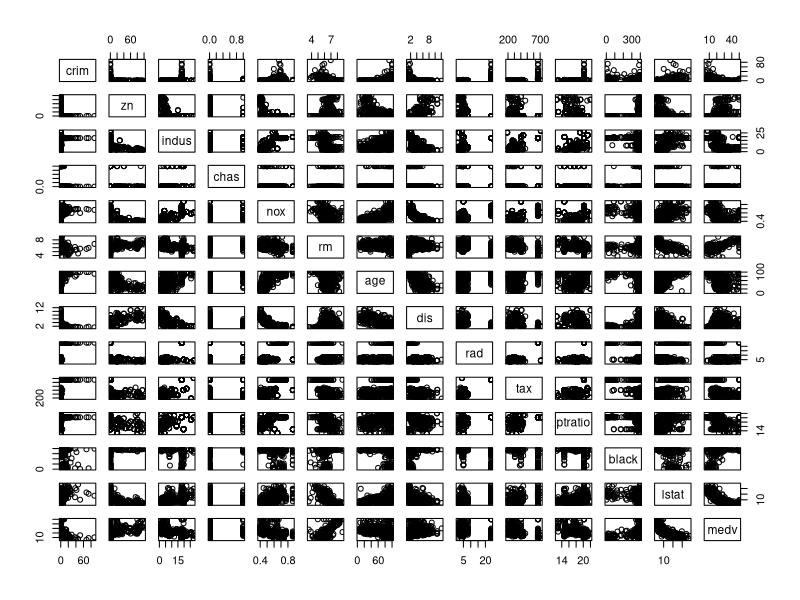
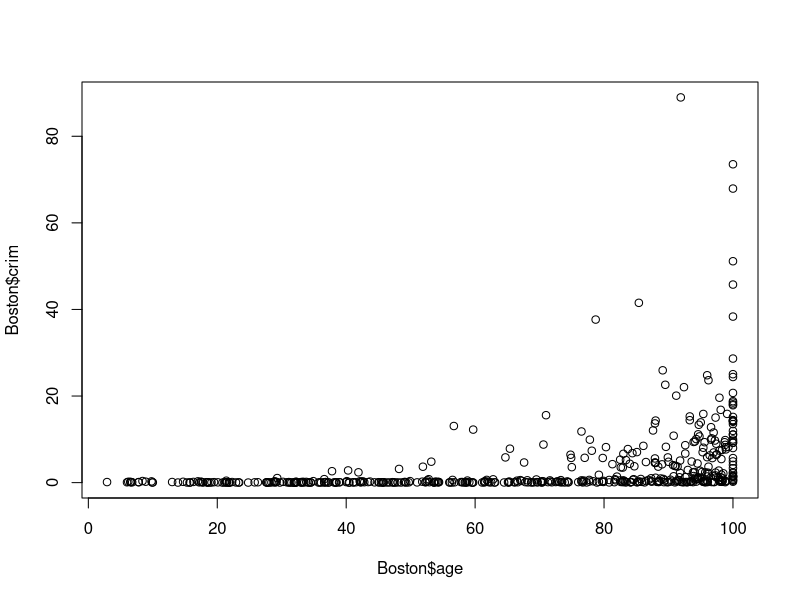
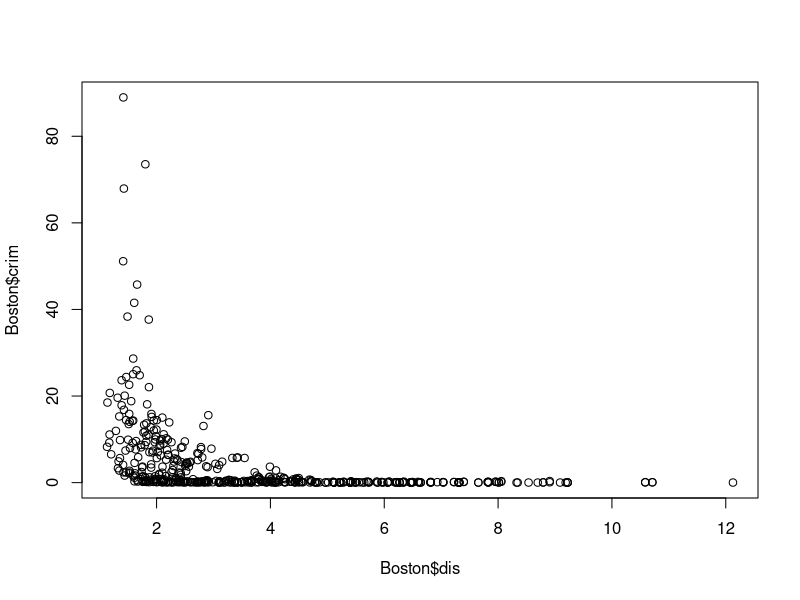
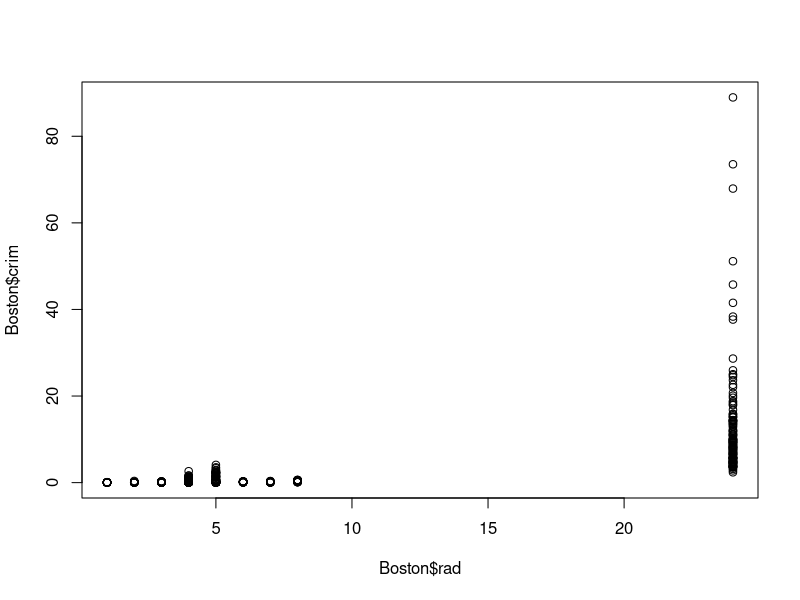
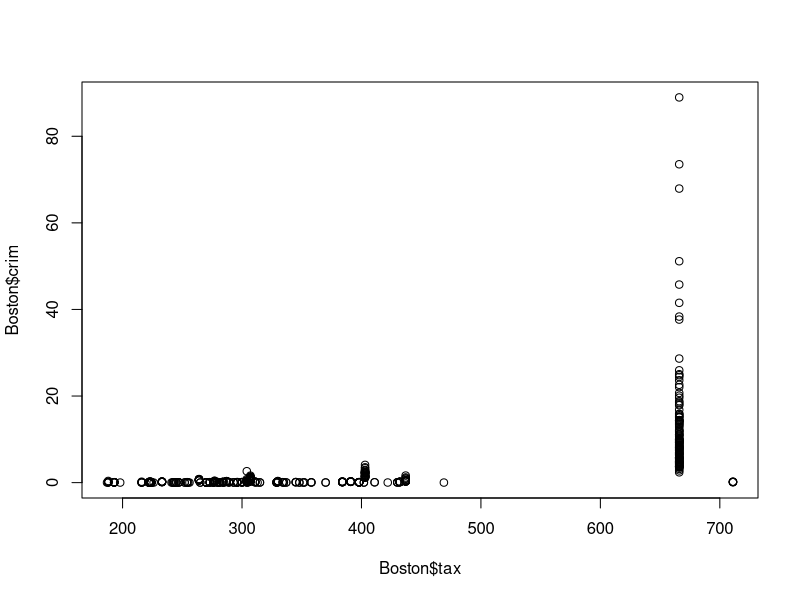
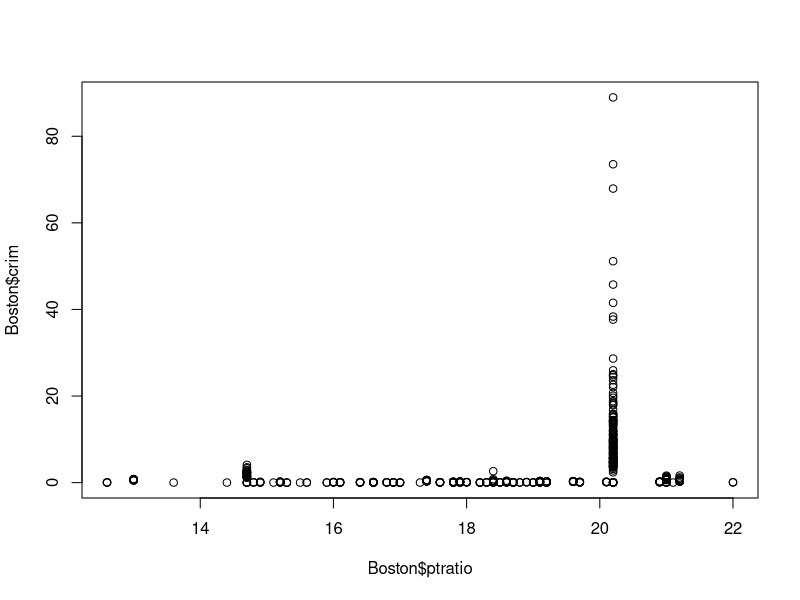
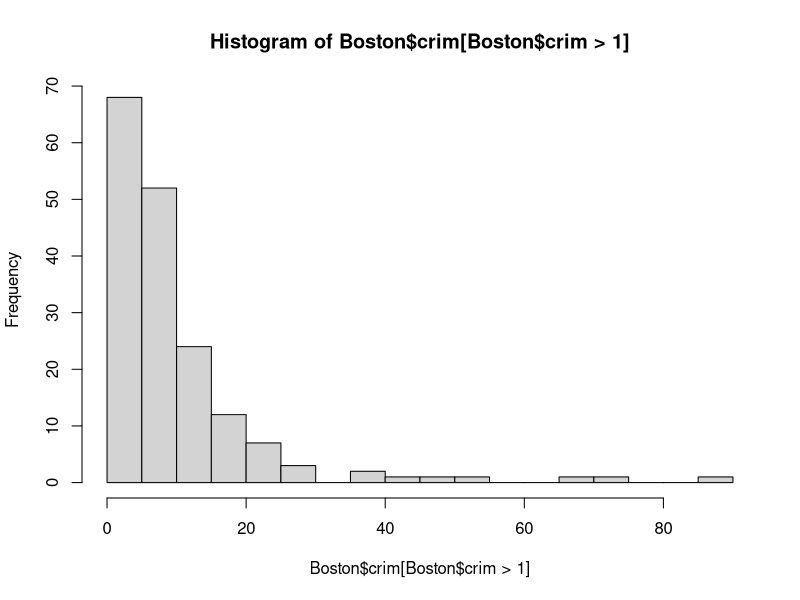
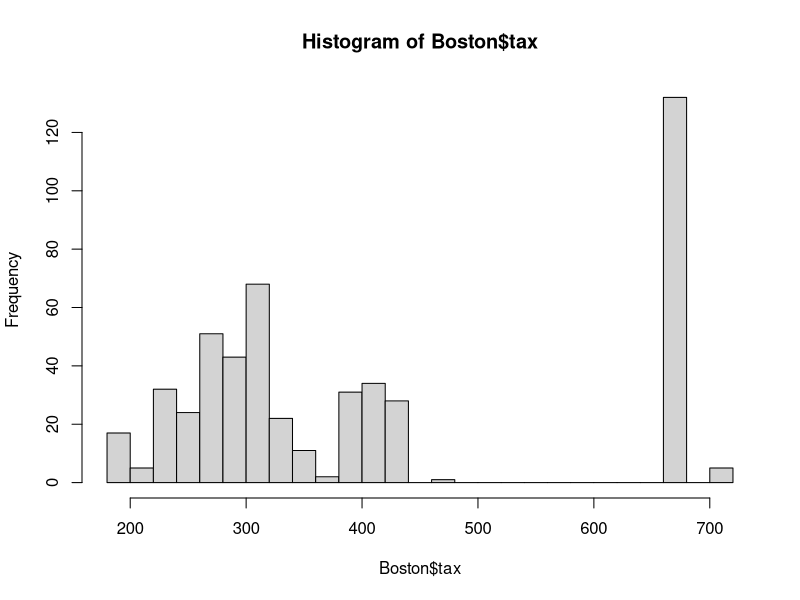

Generate these figures, in order, with R:
## ---- chunk 1
knitr::opts_chunk$set(echo = TRUE)
## ---- chunk 2
library(MASS)
Boston
?Boston
## ---- chunk 3
pairs(Boston)
## ---- chunk 4
plot(Boston$age, Boston$crim)
# Older homes, more crime
plot(Boston$dis, Boston$crim)
# Closer to work-area, more crime
plot(Boston$rad, Boston$crim)
# Higher index of accessibility to radial highways, more crime
plot(Boston$tax, Boston$crim)
# Higher tax rate, more crime
plot(Boston$ptratio, Boston$crim)
# Higher pupil:teacher ratio, more crime
## ---- chunk 5
hist(Boston$crim[Boston$crim>1], breaks=25)
# most cities have low crime rates, but there is a long tail: 18 suburbs appear
# to have a crime rate > 20, reaching to above 80
hist(Boston$tax, breaks=25)
# there is a large divide between suburbs with low tax rates and a peak at 660-680
hist(Boston$ptratio, breaks=25)
# a skew towards high ratios, but no particularly high ratios
## ---- chunk 6
dim(subset(Boston, chas == 1))
# 35 suburbs
## ---- chunk 7
median(Boston$ptratio)
# 19.05
## ---- chunk 8
t(subset(Boston, medv == min(Boston$medv)))
summary(Boston)
# The values on average are slightly better than other towns. 
## ---- chunk 9
dim(subset(Boston, rm > 7))
# 64
dim(subset(Boston, rm > 8))
# 13
summary(subset(Boston, rm > 8))
summary(Boston)
# lower crime, lower lstat, higher medv, low range tax
